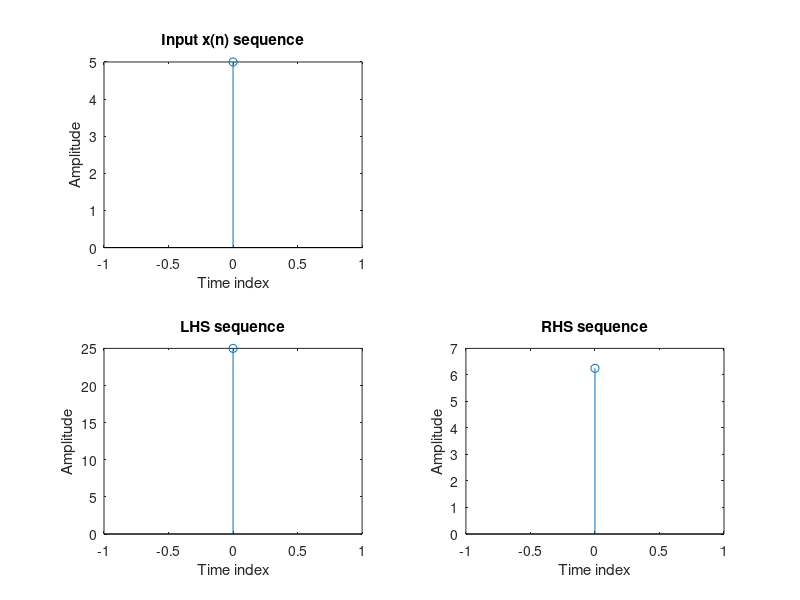

Reproduce this figure in MATLAB.
clc;
clear all;
close all;
xn=input('Enter the x(n) sequence');
LHS=sum(xn.^2);
Xk=fft(xn);
RHS=(1/4)*sum(abs(Xk.^2));
if(LHS==RHS)
disp('Parsevals theorem is proved');
disp('LHS=');
disp(LHS);
disp('RHS=');
disp(RHS);
else
disp('Parsevaos theorem is not proved');
end
L=length(xn);
n1=0:1:L-1;
subplot(2,2,1);
stem(n1,xn);
xlabel('Time index');
ylabel('Amplitude');
title('Input x(n) sequence');
M=length(LHS);
n2=0:1:M-1;
subplot(2,2,3);
stem(n2,LHS);
xlabel('Time index');
ylabel('Amplitude');
title('LHS sequence');
P=length(RHS);
n3=0:1:P-1;
subplot(2,2,4);
stem(n3,RHS);
xlabel('Time index');
ylabel('Amplitude');
title('RHS sequence');
